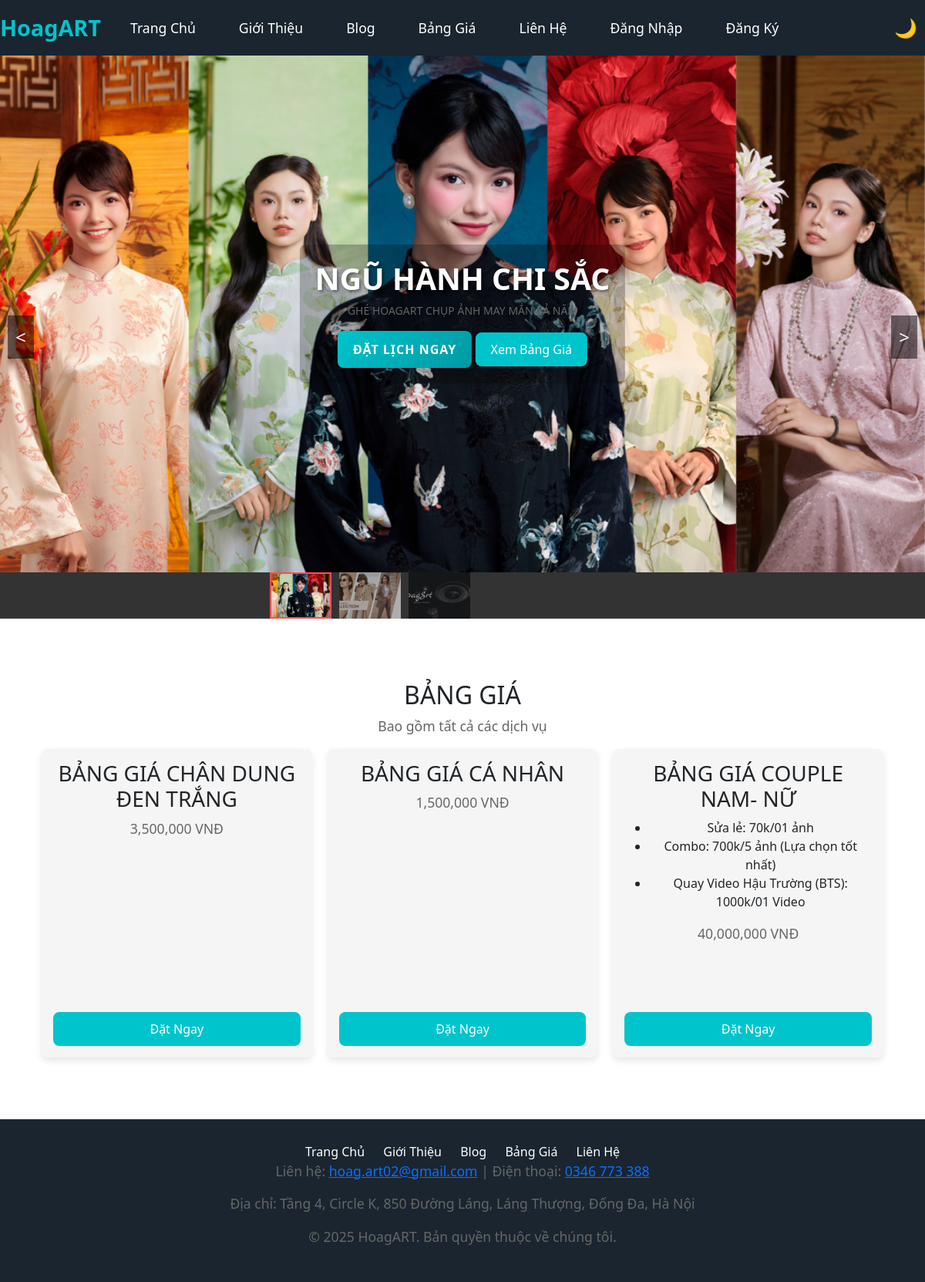
/pricing, run on the app's committed database.
### app/models/banner.py (models this page shows, shortened)
class Banner(db.Model):
    id = db.Column(db.Integer, primary_key=True)
    image_url = db.Column(db.String(200), nullable=False)
    title = db.Column(db.String(100), nullable=False)
    description = db.Column(db.Text)
    created_at = db.Column(db.DateTime, default=datetime.utcnow)

### app/models/pricing_page.py (models this page shows)
class PricingPage(db.Model):
    id = db.Column(db.Integer, primary_key=True)
    title = db.Column(db.String(200), nullable=False, default="Bảng Giá Dịch Vụ")
    description = db.Column(db.Text, nullable=False, default="Khám phá các gói dịch vụ phù hợp với nhu cầu của bạn tại HoagART.")
    show_banner = db.Column(db.Boolean, default=True)  # Bật/tắt banner

### app/models/pricing.py (models this page shows)
class Pricing(db.Model):
    id = db.Column(db.Integer, primary_key=True)
    name = db.Column(db.String(100), nullable=False)
    price = db.Column(db.Float, nullable=False)
    description = db.Column(db.Text)
    features = db.Column(db.Text)  # Lưu danh sách tính năng, cách nhau bằng dòng mới
    featured = db.Column(db.Boolean, default=False)  # Gói nổi bật

### app/blueprints/main/routes.py (the view)
@main.route('/pricing')
def pricing():
    pricings = Pricing.query.all()
    pricing_page = PricingPage.query.first()
    banners = Banner.query.order_by(Banner.created_at.desc()).limit(3).all() if pricing_page and pricing_page.show_banner else []
    return render_template('main/pricing.html', pricings=pricings, pricing_page=pricing_page, banners=banners)

### app/templates/main/pricing.html (shortened to what this page needs)
{% extends "layouts/base.html" %}  {% block content %}
<div class="container">
    <div class="pricing-section">
        <h2>
            {{ pricing_page.title if pricing_page else 'Bảng Giá Dịch Vụ' }}
        </h2>
        <p>
            {{ pricing_page.description if pricing_page else 'Khám phá các gói
            dịch vụ phù hợp với nhu cầu của bạn tại HoagART.' }}
        </p>
        {% if pricings %}
        <div class="pricing-grid">
            {% for pricing in pricings %}
            <div
                class="pricing-card{% if pricing.featured %} featured{% endif %}"
            >
                <h3>{{ pricing.name }}</h3>
                {% if pricing.features %}
                <ul>
                    {% for feature in pricing.features.split('\n') %} {% if
                    feature.strip() %}
                    <li>{{ feature.strip() }}</li>
                    {% endif %} {% endfor %}
                </ul>
                {% endif %}
                <p class="price">{{ "{:,.0f}".format(pricing.price) }} VNĐ</p>
                <a href="{{ url_for('main.contact') }}" class="btn">Đặt Ngay</a>
            </div>
            {% endfor %}
        </div>
        {% else %}
        <p>Chưa có gói dịch vụ nào. Vui lòng quay lại sau!</p>
        {% endif %}
    </div>
</div>
{% endblock %}

### app/templates/layouts/base.html (shortened to what this page needs)
<!DOCTYPE html>
<html lang="vi">
    <head>
        <link
            rel="stylesheet"
            href="{{ url_for('static', filename='css/style.css') }}"
        />
        <link
            href="https://cdn.jsdelivr.net/npm/bootstrap@5.3.0/dist/css/bootstrap.min.css"
            rel="stylesheet"
        />
    </head>
    <body>
        <div class="navbar">
            <div class="navbar-container">
                <div class="logo">HoagART</div>
                <div class="nav-links" id="navLinks">
                    <a href="{{ url_for('main.home') }}">Trang Chủ</a>
                    <a href="{{ url_for('main.introduce') }}">Giới Thiệu</a>
                    <a href="{{ url_for('blog.index') }}">Blog</a>
                    <a href="{{ url_for('main.pricing') }}">Bảng Giá</a>
                    <a href="{{ url_for('main.contact') }}">Liên Hệ</a>
                    {% if current_user.is_authenticated %} {% if
                    current_user.is_admin %}
                    <a href="{{ url_for('admin.dashboard') }}">Quản Trị</a>
                    {% endif %} {% else %}
                    <a href="{{ url_for('auth.login') }}">Đăng Nhập</a>
                    <a href="{{ url_for('auth.register') }}">Đăng Ký</a>
                    {% endif %}
                </div>
                <div class="nav-controls">
                    <button
                        class="dark-mode-toggle"
                        aria-label="Chuyển đổi chế độ tối"
                    >
                        🌙
                    </button>
                </div>
            </div>
        </div>
        {% if request.endpoint not in ['auth.login',
        'auth.register','auth.change_password', 'auth.reset_password',
        'auth.forgot_password', 'main.profile', 'admin.edit_user'] and not
        request.path.startswith('/blog') %} {% if banners and banners|length > 0
        %}
        <div class="slider-container">
            <div class="main-slider">
                {% for banner in banners %}
                <div class="slider-slide {% if loop.first %}active{% endif %}">
                    <img
                        src="{{ banner.image_url }}"
                        alt="{{ banner.title }}"
                        class="slider-image"
                        loading="lazy"
                    />
                    <div class="slider-caption">
                        <h1>{{ banner.title }}</h1>
                        <p>{{ banner.description }}</p>
                        <div class="banner-buttons mt-3">
                            <a
                                href="{{ url_for('main.contact') }}"
                                class="btn btn-primary"
                                >Đặt Lịch Ngay</a
                            >
                            <a
                                href="{{ url_for('main.pricing') }}"
                                class="btn btn-outline-light"
                                >Xem Bảng Giá</a
                            >
                        </div>
                    </div>
                </div>
                {% endfor %}
            </div>
            <button class="nav-arrow prev" aria-label="Previous slide">
                <
            </button>
            <button class="nav-arrow next" aria-label="Next slide">></button>
            <div class="thumbnail-nav">
                <div class="thumbnail-nav-container">
                    <div class="thumbnail-nav-inner">
                        {% for banner in banners %}
                        <div
                            class="thumbnail-slide {% if loop.first %}active{% endif %}"
                        >
                            <img
                                src="{{ banner.image_url }}"
                                alt="{{ banner.title }} thumbnail"
                                class="thumbnail-image"
                                loading="lazy"
                            />
                        </div>
                        {% endfor %}
                    </div>
                </div>
            </div>
        </div>
        {% endif %} {% endif %}
        <div class="container">
             {% block content %}{% endblock %}
        </div>
        <div class="footer">
            <div class="footer-links">
                <a href="{{ url_for('main.home') }}">Trang Chủ</a>
                <a href="{{ url_for('main.introduce') }}">Giới Thiệu</a>
                <a href="{{ url_for('blog.index') }}">Blog</a>
                <a href="{{ url_for('main.pricing') }}">Bảng Giá</a>
                <a href="{{ url_for('main.contact') }}">Liên Hệ</a>
            </div>
            <div class="contact">
                <p>
                    Liên hệ:
                    <a href="mailto:hoag.art02@gmail.com"
                        >hoag.art02@gmail.com</a
                    >
                    | Điện thoại: <a href="tel:0346773388">0346 773 388</a>
                </p>
                <p>
                    Địa chỉ: Tầng 4, Circle K, 850 Đường Láng, Láng Thượng, Đống
                    Đa, Hà Nội
                </p>
                <p>© 2025 HoagART. Bản quyền thuộc về chúng tôi.</p>
            </div>
        </div>
    </body>
</html>

### data on the page
Banner: image_url (picture), title "NGŨ HÀNH CHI SẮC", description "GHÉ HOAGART CHỤP ẢNH MAY MẮN CẢ NĂM"
Banner: image_url (picture)
Banner: image_url (picture)
PricingPage: title "BẢNG GIÁ", description "Bao gồm tất cả các dịch vụ"
Pricing: name "BẢNG GIÁ CHÂN DUNG ĐEN TRẮNG", price "3,500,000"
Pricing: name "BẢNG GIÁ CÁ NHÂN", price "1,500,000"
Pricing: name "BẢNG GIÁ COUPLE NAM- NỮ", strip "Sửa lẻ: 70k/01 ảnh" "Combo: 700k/5 ảnh (Lựa chọn tốt nhất)" "Quay Video Hậu Trường (BTS): 1000k/01 Video", price "40,000,000"
